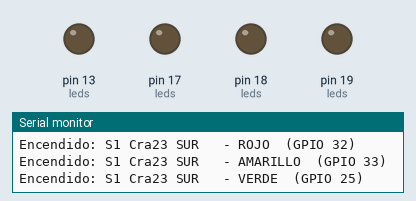
Bench run of a sketch on a simulated Arduino Uno, built with avr-gcc and run on an emulated ATmega328P. Shown: output pins drawn as LEDs (lit = HIGH), the last lines printed to the serial monitor.

Above: at 3.0 s.
At 6.0 s:
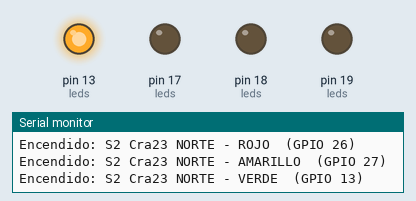
At 10.0 s:
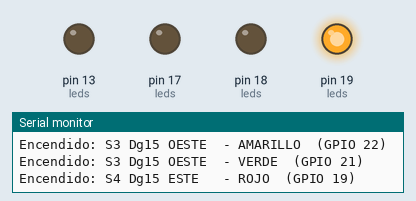
At 11.0 s:
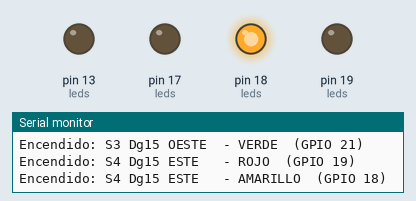
At 12.0 s:
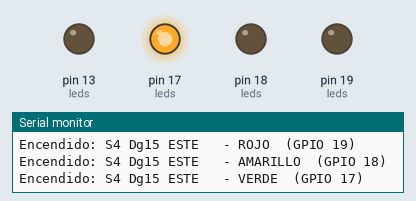
Timing chart, 0 to 18.1 s (numbered marks = the images above):
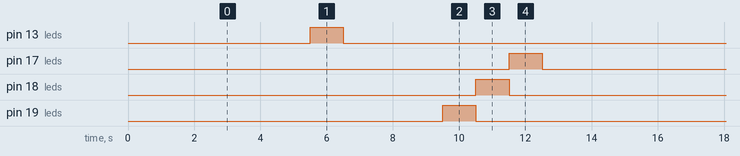

Measured:
- by itself, pin 13 (leds), pin 17 (leds), pin 18 (leds), pin 19 (leds): alternates HIGH for 1.0 s and LOW for 12.5 s
- by itself, everything shown: repeats every 13.5 s, in 6 steps

The sketch:

prueba_cableado.ino
```cpp
// Paso 10.1 - Prueba de cableado de los 4 semáforos de la maqueta.
// Enciende cada LED uno por uno (1 s) e imprime cuál es por el Monitor Serie.
// Si el LED que se enciende no coincide con el texto, el cable está mal.
// Placa: "ESP32 Dev Module". Monitor Serie a 115200 baudios.

struct Led {
  const char* nombre;
  int pin;
};

// Mapa de pines (ver hardware/esp32/conexiones.md)
Led leds[] = {
  {"S1 Cra23 SUR   - ROJO",     32},
  {"S1 Cra23 SUR   - AMARILLO", 33},
  {"S1 Cra23 SUR   - VERDE",    25},
  {"S2 Cra23 NORTE - ROJO",     26},
  {"S2 Cra23 NORTE - AMARILLO", 27},
  {"S2 Cra23 NORTE - VERDE",    13},
  {"S3 Dg15 OESTE  - ROJO",     23},
  {"S3 Dg15 OESTE  - AMARILLO", 22},
  {"S3 Dg15 OESTE  - VERDE",    21},
  {"S4 Dg15 ESTE   - ROJO",     19},
  {"S4 Dg15 ESTE   - AMARILLO", 18},
  {"S4 Dg15 ESTE   - VERDE",    17},
};
const int NUM_LEDS = sizeof(leds) / sizeof(leds[0]);
const unsigned long TIEMPO_ENCENDIDO_MS = 1000;

void apagarTodos() {
  for (int i = 0; i < NUM_LEDS; i++) {
    digitalWrite(leds[i].pin, LOW);
  }
}

void setup() {
  Serial.begin(115200);
  for (int i = 0; i < NUM_LEDS; i++) {
    pinMode(leds[i].pin, OUTPUT);
  }
  apagarTodos();
  delay(500);
  Serial.println();
  Serial.println("=== Prueba de cableado: 12 LEDs ===");
}

void loop() {
  for (int i = 0; i < NUM_LEDS; i++) {
    apagarTodos();
    digitalWrite(leds[i].pin, HIGH);
    Serial.print("Encendido: ");
    Serial.print(leds[i].nombre);
    Serial.print("  (GPIO ");
    Serial.print(leds[i].pin);
    Serial.println(")");
    delay(TIEMPO_ENCENDIDO_MS);
  }
  apagarTodos();
  Serial.println("--- vuelta completa ---");
  delay(1500);
}
```
